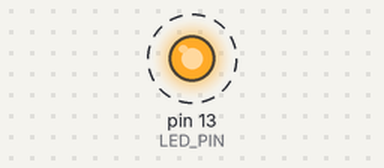
Bench run of a sketch on a simulated Arduino Uno, built with avr-gcc and run on an emulated ATmega328P. Shown: output pins drawn as LEDs (lit = HIGH). Dashed ring = blinking.

Above: at 0.4 s.
Timing chart, 0 to 4.6 s (numbered marks = the images above):
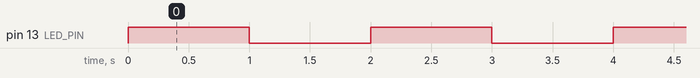

The sketch:

Seminar2_1_.ino
```cpp
#include <avr/io.h>
#include <avr/interrupt.h>

const byte LED_PIN = 13;
const byte METER_PIN = A4;

void setup()
{
  pinMode(LED_PIN, OUTPUT);
  pinMode(METER_PIN, INPUT);

  Serial.begin(9600);

  startTimer();
}

void loop()
{
}

void startTimer(){
  // Disable interrupts
  noInterrupts();

  // Clear Timer1 control registers
  TCCR1A = 0;
  TCCR1B = 0;

  // Set Timer1 to CTC (Clear Timer on Compare Match) mode
  TCCR1B |= (1 << WGM12);

  // Set prescaler to 1024 and start the timer
  TCCR1B |= (1 << CS12) | (1 << CS10);

  // Set compare match register for 1Hz (1 second) increments
  // Calculation: (F_CPU / (prescaler * desired frequency)) - 1
  OCR1A = 15624;

  // Enable Timer1 compare match interrupt
  TIMSK1 |= (1 << OCIE1A);

  // Enable interrupts
  interrupts();
}

ISR(TIMER1_COMPA_vect){
  // Toggle the LED pin
  digitalWrite(LED_PIN, !digitalRead(LED_PIN));
}
```

Measured:
- by itself, pin 13 (LED_PIN): alternates HIGH for 1.0 s and LOW for 1.0 s
